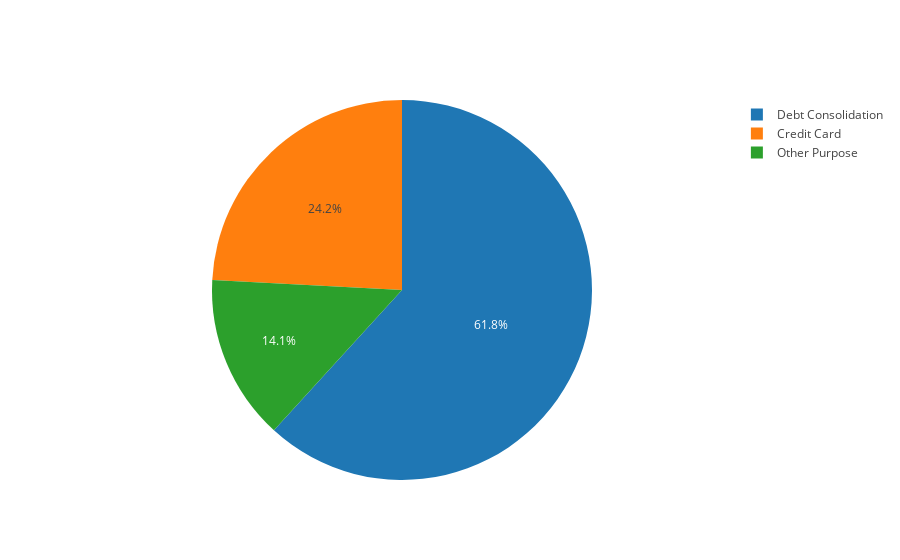

The notebook cell this image was saved under:
### Code cell
loan_amnt_purpose_sort = np.sort(loan_amnt_purpose)
loan_amnt_purpose_sort_pie = [loan_amnt_purpose_sort[-1],loan_amnt_purpose_sort[-2],loan_amnt_purpose_sort[:-2].sum()]
labels_pur = 'Debt Consolidation', 'Credit Card','Other Purpose'

trace_pur = go.Pie(labels=labels_pur, values=loan_amnt_purpose_sort_pie)
py.iplot([trace_pur], filename='Loan Amout by Purpose')

### Figure 1 — Plotly figure (JSON) as saved in the notebook; plotly's stock layout.template omitted (floating-point values rounded to 4 significant figures)
{"data": [{"labels": ["Debt Consolidation", "Credit Card", "Other Purpose"], "type": "pie", "values": [8087850375, 3162591325, 1843070250]}], "layout": {}}
